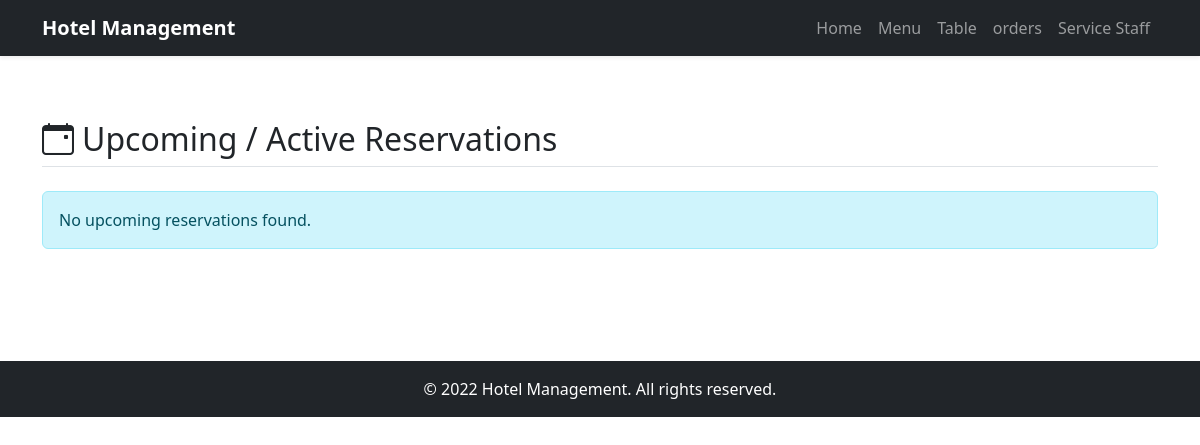
The page /table_reservation/table_reserved/ (signed in) on the database as committed earlier.
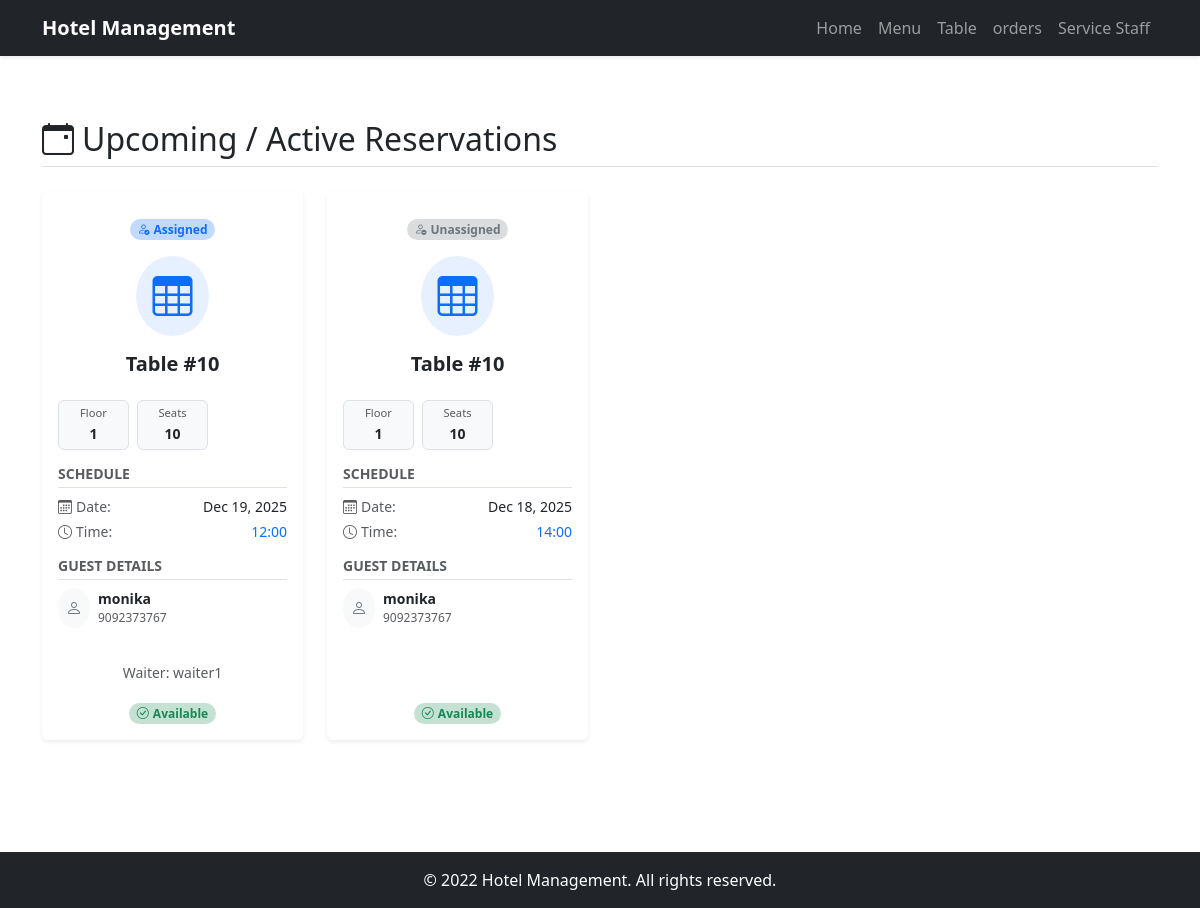
The same page on the database as committed later.
### table_reservation/models.py (models this page shows, shortened)
class TableReservation(models.Model):
    user = models.ForeignKey(CustomUser,on_delete=models.CASCADE)
    table = models.ForeignKey(TableLayout,on_delete=models.CASCADE)
    duration = models.DurationField()
    time_schedule = models.DateField(null=True,blank=True)
    start_time = models.TimeField(null=True,blank=True)
    end_time = models.TimeField(null=True,blank=True)
    seat = models.IntegerField(null=True,blank=True)

### accounts/models.py (models this page shows, shortened)
class TableLayout(models.Model):
    Location_choice = (
        ('Window_side','Window_side'),
        ('roof_top','roof_top'),
        ('indoor','indoor'),
        ('outdoor','outdoor'),
        ('suit_space','suit_space')
    )
    table_no = models.AutoField(primary_key=True)
    floor_no = models.IntegerField()
    Location = models.CharField(max_length=100,choices=Location_choice)
    capacity = models.IntegerField()
    available = models.BooleanField(default=True)

class CustomUser(AbstractUser):
    role_choice = (
        ('admin','admin'),
        ('kitchen_staff','kitchen_staff'),
        ('waiter','waiter'),
        ('guest','guest'),
    )
    username = None
    email = models.EmailField(unique=True)
    name = models.CharField(max_length=100)
    phone_no = models.IntegerField()
    role = models.CharField(max_length=100,choices=role_choice)
    USERNAME_FIELD = 'email'
    REQUIRED_FIELDS = ['name','phone_no']
    objects = CustomManager()

### table_reservation/views.py (the view)
# urls.py: path('table_reserved/',TableReservedView.as_view(),name='table_reserved'),
class TableReservedView(LoginRequiredMixin,PermissionRequiredMixin, View):
    permission_required = ('table_reservation.change_tablereservation')
    def get(self, request):
        date = timezone.now().date()
        waiter_name = TableAssign.objects.filter(
            tabereservation=OuterRef('pk')
        ).order_by('-id').values('waiter__name')[:1]
        is_assigned = TableAssign.objects.filter(
            tabereservation=OuterRef('pk'),
            assigned=True
        )
        is_completed = TableAssign.objects.filter(
            tabereservation=OuterRef('pk'),
            completed=True
        )
        reservations = TableReservation.objects.select_related('table', 'user').annotate(
            waiter_name=Subquery(waiter_name),
            assigned=Exists(is_assigned),
            completed=Exists(is_completed)
        )
        upcoming_reservations = reservations.filter(time_schedule__gte=date).order_by('-time_schedule','-start_time')
        past_reservations = reservations.filter(time_schedule__lt=date,completed=True).order_by('-time_schedule','-start_time')
        if request.user.role == 'admin':
            table_res = TableAssign.objects.select_related('tabereservation','waiter').order_by('-id')
        else:
            table_res = TableAssign.objects.select_related('tabereservation','waiter').filter(tabereservation__user=request.user).order_by('-id')
        context = {
            'upcoming_reservations': upcoming_reservations,
            'past_reservations': past_reservations,
            'table_res':table_res
        }
        return render(request, 'table_reserved.html', context)

### table_reservation/templates/table_reserved.html (shortened to what the changed rows need)
{%extends 'base.html'%}
{%block content%}
       <div class="col py-3">
            <div id="table-list-upcoming" class="mb-5">
                <h2 class="border-bottom pb-2 mb-4"><i class="bi bi-calendar-event me-2"></i>Upcoming / Active Reservations</h2>
                {% if upcoming_reservations %}
                <div class="row row-cols-1 row-cols-md-3 row-cols-lg-4 g-4">
                    {% for i in upcoming_reservations %}
                    <div class="col">
                        <div class="card h-100 shadow-sm text-center border-0 table-card {% if i.table.available %}available-card{% else %}unavailable-card{% endif %}">
                            <div class="card-body">
                                <div class="card-footer bg-transparent border-0 pb-3">
                                    <span class="status-indicator">
                                    {% if i.assigned %}
                                        {% if i.waiter_name == request.user.name %}
                                            <span class="badge bg-success bg-opacity-25 text-success rounded-pill"><i class="bi bi-person-check me-1"></i>Assigned to You</span>
                                        {% else %}
                                            <span class="badge bg-primary bg-opacity-25 text-primary rounded-pill"><i class="bi bi-person-check me-1"></i>Assigned</span>
                                        {% endif %}
                                    {% else %}
                                        <span class="badge bg-secondary bg-opacity-25 text-secondary rounded-pill"><i class="bi bi-person-dash me-1"></i>Unassigned</span>
                                    {% endif %}
                                    </span>
                                </div>
                                <div class="icon-wrapper mb-3 mx-auto text-primary bg-primary bg-opacity-10 p-3 rounded-circle" style="width: fit-content;">
                                    <i class="bi bi-table display-6"></i>
                                </div>
                                <h5 class="card-title fw-bold">Table #{{ i.table.table_no }}</h5>
                                <div class="row g-2 mb-3 mt-3">
                                    <div class="col-4">
                                        <div class="p-1 border rounded bg-light">
                                            <small class="d-block text-muted" style="font-size: 0.7rem;">Floor</small>
                                            <span class="fw-bold small">{{ i.table.floor_no }}</span>
                                        </div>
                                    </div>
                                    <div class="col-4">
                                        <div class="p-1 border rounded bg-light">
                                            <small class="d-block text-muted" style="font-size: 0.7rem;">Seats</small>
                                            <span class="fw-bold small">{{ i.table.capacity }}</span>
                                        </div>
                                    </div>
                                </div>
                                <div class="text-start mb-3">
                                    <h6 class="text-muted text-uppercase small fw-bold mb-2 border-bottom pb-1">Schedule</h6>
                                    <div class="d-flex justify-content-between small mb-1">
                                        <span class="text-muted"><i class="bi bi-calendar3 me-1"></i>Date:</span>
                                        <span class="fw-medium">{{ i.time_schedule|date:"M d, Y" }}</span>
                                    </div>
                                    <div class="d-flex justify-content-between small">
                                        <span class="text-muted"><i class="bi bi-clock me-1"></i>Time:</span>
                                        <span class="fw-medium text-primary">{{ i.start_time|time:"H:i" }}</span>
                                    </div>
                                </div>
                                <div class="text-start mb-2">
                                    <h6 class="text-muted text-uppercase small fw-bold mb-2 border-bottom pb-1">Guest Details</h6>
                                    <div class="d-flex align-items-center mb-2">
                                        <div class="bg-light rounded-circle p-2 me-2">
                                            <i class="bi bi-person text-secondary"></i>
                                        </div>
                                        <div>
                                            <div class="fw-bold small">{{ i.user.name }}</div>
                                            <div class="text-muted small" style="font-size: 0.75rem;">{{ i.user.phone_no }}</div>
                                        </div>
                                    </div>
                                </div>
                            </div>
                            {% if i.waiter_name %}
                            <div class="card-footer bg-transparent border-0 pb-2">
                                <small class="text-muted">Waiter: {{ i.waiter_name }}</small>
                            </div>
                            {% endif %}
                            <div class="card-footer bg-transparent border-0 pb-3">
                                 <span class="status-indicator">
                                    {% if i.table.available %}
                                        <span class="badge bg-success bg-opacity-25 text-success rounded-pill"><i class="bi bi-check-circle me-1"></i>Available</span>
                                    {% else %}
                                        <span class="badge bg-danger bg-opacity-25 text-danger rounded-pill"><i class="bi bi-x-circle me-1"></i>Reserved</span>
                                    {% endif %}
                                 </span>
                            </div>
                        </div>
                    </div>
                    {% endfor %}
                </div>
                {% else %}
                <div class="alert alert-info" role="alert">
                    No upcoming reservations found.
                </div>
                {% endif %}
            </div>
       </div>
{%endblock%}

Rows that differ between the two databases and show on the page:
added TableReservation: shows "Assigned", table.table_no "10", table.floor_no "1", table.capacity "10", time_schedule "Dec 19, 2025", start_time "12:00", user.name "monika", user.phone_no "9092373767", waiter_name "waiter1", shows "Available"
added TableReservation: shows "Unassigned", table.table_no "10", table.floor_no "1", table.capacity "10", time_schedule "Dec 18, 2025", start_time "14:00", user.name "monika", user.phone_no "9092373767", shows "Available"
Other text that changed with them:
text no longer shown: "No upcoming reservations found."
